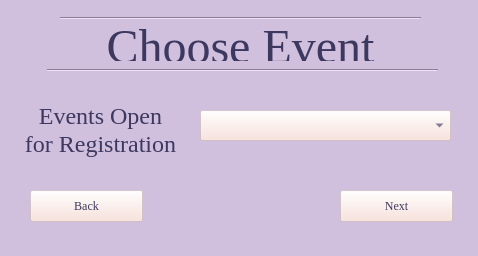
<?xml version="1.0" encoding="UTF-8"?>
<ui version="4.0">
 <class>JudgeEvent</class>
 <widget class="QWidget" name="JudgeEvent">
  <property name="geometry">
   <rect>
    <x>0</x>
    <y>0</y>
    <width>478</width>
    <height>256</height>
   </rect>
  </property>
  <property name="minimumSize">
   <size>
    <width>478</width>
    <height>256</height>
   </size>
  </property>
  <property name="maximumSize">
   <size>
    <width>478</width>
    <height>256</height>
   </size>
  </property>
  <property name="windowTitle">
   <string>Confirm Event</string>
  </property>
  <property name="styleSheet">
   <string notr="true">background-color: rgb(208, 192, 221);</string>
  </property>
  <widget class="QPushButton" name="Back">
   <property name="geometry">
    <rect>
     <x>30</x>
     <y>190</y>
     <width>113</width>
     <height>32</height>
    </rect>
   </property>
   <property name="palette">
    <palette>
     <active>
      <colorrole role="WindowText">
       <brush brushstyle="SolidPattern">
        <color alpha="255">
         <red>249</red>
         <green>222</green>
         <blue>214</blue>
        </color>
       </brush>
      </colorrole>
      <colorrole role="Button">
       <brush brushstyle="SolidPattern">
        <color alpha="99">
         <red>249</red>
         <green>222</green>
         <blue>214</blue>
        </color>
       </brush>
      </colorrole>
      <colorrole role="Text">
       <brush brushstyle="SolidPattern">
        <color alpha="255">
         <red>60</red>
         <green>56</green>
         <blue>95</blue>
        </color>
       </brush>
      </colorrole>
      <colorrole role="ButtonText">
       <brush brushstyle="SolidPattern">
        <color alpha="255">
         <red>60</red>
         <green>56</green>
         <blue>95</blue>
        </color>
       </brush>
      </colorrole>
      <colorrole role="Base">
       <brush brushstyle="SolidPattern">
        <color alpha="99">
         <red>249</red>
         <green>222</green>
         <blue>214</blue>
        </color>
       </brush>
      </colorrole>
      <colorrole role="Window">
       <brush brushstyle="SolidPattern">
        <color alpha="99">
         <red>249</red>
         <green>222</green>
         <blue>214</blue>
        </color>
       </brush>
      </colorrole>
     </active>
     <inactive>
      <colorrole role="WindowText">
       <brush brushstyle="SolidPattern">
        <color alpha="255">
         <red>249</red>
         <green>222</green>
         <blue>214</blue>
        </color>
       </brush>
      </colorrole>
      <colorrole role="Button">
       <brush brushstyle="SolidPattern">
        <color alpha="99">
         <red>249</red>
         <green>222</green>
         <blue>214</blue>
        </color>
       </brush>
      </colorrole>
      <colorrole role="Text">
       <brush brushstyle="SolidPattern">
        <color alpha="255">
         <red>60</red>
         <green>56</green>
         <blue>95</blue>
        </color>
       </brush>
      </colorrole>
      <colorrole role="ButtonText">
       <brush brushstyle="SolidPattern">
        <color alpha="255">
         <red>60</red>
         <green>56</green>
         <blue>95</blue>
        </color>
       </brush>
      </colorrole>
      <colorrole role="Base">
       <brush brushstyle="SolidPattern">
        <color alpha="99">
         <red>249</red>
         <green>222</green>
         <blue>214</blue>
        </color>
       </brush>
      </colorrole>
      <colorrole role="Window">
       <brush brushstyle="SolidPattern">
        <color alpha="99">
         <red>249</red>
         <green>222</green>
         <blue>214</blue>
        </color>
       </brush>
      </colorrole>
     </inactive>
     <disabled>
      <colorrole role="WindowText">
       <brush brushstyle="SolidPattern">
        <color alpha="255">
         <red>127</red>
         <green>127</green>
         <blue>127</blue>
        </color>
       </brush>
      </colorrole>
      <colorrole role="Button">
       <brush brushstyle="SolidPattern">
        <color alpha="99">
         <red>249</red>
         <green>222</green>
         <blue>214</blue>
        </color>
       </brush>
      </colorrole>
      <colorrole role="Text">
       <brush brushstyle="SolidPattern">
        <color alpha="255">
         <red>127</red>
         <green>127</green>
         <blue>127</blue>
        </color>
       </brush>
      </colorrole>
      <colorrole role="ButtonText">
       <brush brushstyle="SolidPattern">
        <color alpha="255">
         <red>148</red>
         <green>148</green>
         <blue>148</blue>
        </color>
       </brush>
      </colorrole>
      <colorrole role="Base">
       <brush brushstyle="SolidPattern">
        <color alpha="99">
         <red>249</red>
         <green>222</green>
         <blue>214</blue>
        </color>
       </brush>
      </colorrole>
      <colorrole role="Window">
       <brush brushstyle="SolidPattern">
        <color alpha="99">
         <red>249</red>
         <green>222</green>
         <blue>214</blue>
        </color>
       </brush>
      </colorrole>
     </disabled>
    </palette>
   </property>
   <property name="font">
    <font>
     <family>Georgia</family>
    </font>
   </property>
   <property name="styleSheet">
    <string notr="true">background-color: rgb(249, 222, 214,99);</string>
   </property>
   <property name="text">
    <string>Back</string>
   </property>
  </widget>
  <widget class="Line" name="line">
   <property name="geometry">
    <rect>
     <x>47</x>
     <y>60</y>
     <width>391</width>
     <height>20</height>
    </rect>
   </property>
   <property name="orientation">
    <enum>Qt::Horizontal</enum>
   </property>
  </widget>
  <widget class="QComboBox" name="JudgeEventBox">
   <property name="geometry">
    <rect>
     <x>200</x>
     <y>110</y>
     <width>251</width>
     <height>31</height>
    </rect>
   </property>
   <property name="palette">
    <palette>
     <active>
      <colorrole role="WindowText">
       <brush brushstyle="SolidPattern">
        <color alpha="255">
         <red>249</red>
         <green>222</green>
         <blue>214</blue>
        </color>
       </brush>
      </colorrole>
      <colorrole role="Button">
       <brush brushstyle="SolidPattern">
        <color alpha="99">
         <red>249</red>
         <green>222</green>
         <blue>214</blue>
        </color>
       </brush>
      </colorrole>
      <colorrole role="Light">
       <brush brushstyle="SolidPattern">
        <color alpha="255">
         <red>249</red>
         <green>222</green>
         <blue>214</blue>
        </color>
       </brush>
      </colorrole>
      <colorrole role="Midlight">
       <brush brushstyle="SolidPattern">
        <color alpha="255">
         <red>60</red>
         <green>56</green>
         <blue>95</blue>
        </color>
       </brush>
      </colorrole>
      <colorrole role="Text">
       <brush brushstyle="SolidPattern">
        <color alpha="255">
         <red>60</red>
         <green>56</green>
         <blue>95</blue>
        </color>
       </brush>
      </colorrole>
      <colorrole role="BrightText">
       <brush brushstyle="SolidPattern">
        <color alpha="255">
         <red>60</red>
         <green>56</green>
         <blue>95</blue>
        </color>
       </brush>
      </colorrole>
      <colorrole role="ButtonText">
       <brush brushstyle="SolidPattern">
        <color alpha="255">
         <red>60</red>
         <green>56</green>
         <blue>95</blue>
        </color>
       </brush>
      </colorrole>
      <colorrole role="Base">
       <brush brushstyle="SolidPattern">
        <color alpha="99">
         <red>249</red>
         <green>222</green>
         <blue>214</blue>
        </color>
       </brush>
      </colorrole>
      <colorrole role="Window">
       <brush brushstyle="SolidPattern">
        <color alpha="99">
         <red>249</red>
         <green>222</green>
         <blue>214</blue>
        </color>
       </brush>
      </colorrole>
      <colorrole role="AlternateBase">
       <brush brushstyle="SolidPattern">
        <color alpha="255">
         <red>249</red>
         <green>222</green>
         <blue>214</blue>
        </color>
       </brush>
      </colorrole>
      <colorrole role="NoRole">
       <brush brushstyle="SolidPattern">
        <color alpha="255">
         <red>60</red>
         <green>56</green>
         <blue>95</blue>
        </color>
       </brush>
      </colorrole>
     </active>
     <inactive>
      <colorrole role="WindowText">
       <brush brushstyle="SolidPattern">
        <color alpha="255">
         <red>249</red>
         <green>222</green>
         <blue>214</blue>
        </color>
       </brush>
      </colorrole>
      <colorrole role="Button">
       <brush brushstyle="SolidPattern">
        <color alpha="99">
         <red>249</red>
         <green>222</green>
         <blue>214</blue>
        </color>
       </brush>
      </colorrole>
      <colorrole role="Light">
       <brush brushstyle="SolidPattern">
        <color alpha="255">
         <red>249</red>
         <green>222</green>
         <blue>214</blue>
        </color>
       </brush>
      </colorrole>
      <colorrole role="Midlight">
       <brush brushstyle="SolidPattern">
        <color alpha="255">
         <red>60</red>
         <green>56</green>
         <blue>95</blue>
        </color>
       </brush>
      </colorrole>
      <colorrole role="Text">
       <brush brushstyle="SolidPattern">
        <color alpha="255">
         <red>60</red>
         <green>56</green>
         <blue>95</blue>
        </color>
       </brush>
      </colorrole>
      <colorrole role="BrightText">
       <brush brushstyle="SolidPattern">
        <color alpha="255">
         <red>60</red>
         <green>56</green>
         <blue>95</blue>
        </color>
       </brush>
      </colorrole>
      <colorrole role="ButtonText">
       <brush brushstyle="SolidPattern">
        <color alpha="255">
         <red>60</red>
         <green>56</green>
         <blue>95</blue>
        </color>
       </brush>
      </colorrole>
      <colorrole role="Base">
       <brush brushstyle="SolidPattern">
        <color alpha="99">
         <red>249</red>
         <green>222</green>
         <blue>214</blue>
        </color>
       </brush>
      </colorrole>
      <colorrole role="Window">
       <brush brushstyle="SolidPattern">
        <color alpha="99">
         <red>249</red>
         <green>222</green>
         <blue>214</blue>
        </color>
       </brush>
      </colorrole>
      <colorrole role="AlternateBase">
       <brush brushstyle="SolidPattern">
        <color alpha="255">
         <red>249</red>
         <green>222</green>
         <blue>214</blue>
        </color>
       </brush>
      </colorrole>
      <colorrole role="NoRole">
       <brush brushstyle="SolidPattern">
        <color alpha="255">
         <red>60</red>
         <green>56</green>
         <blue>95</blue>
        </color>
       </brush>
      </colorrole>
     </inactive>
     <disabled>
      <colorrole role="WindowText">
       <brush brushstyle="SolidPattern">
        <color alpha="255">
         <red>127</red>
         <green>127</green>
         <blue>127</blue>
        </color>
       </brush>
      </colorrole>
      <colorrole role="Button">
       <brush brushstyle="SolidPattern">
        <color alpha="99">
         <red>249</red>
         <green>222</green>
         <blue>214</blue>
        </color>
       </brush>
      </colorrole>
      <colorrole role="Light">
       <brush brushstyle="SolidPattern">
        <color alpha="255">
         <red>249</red>
         <green>222</green>
         <blue>214</blue>
        </color>
       </brush>
      </colorrole>
      <colorrole role="Midlight">
       <brush brushstyle="SolidPattern">
        <color alpha="255">
         <red>60</red>
         <green>56</green>
         <blue>95</blue>
        </color>
       </brush>
      </colorrole>
      <colorrole role="Text">
       <brush brushstyle="SolidPattern">
        <color alpha="255">
         <red>127</red>
         <green>127</green>
         <blue>127</blue>
        </color>
       </brush>
      </colorrole>
      <colorrole role="BrightText">
       <brush brushstyle="SolidPattern">
        <color alpha="255">
         <red>60</red>
         <green>56</green>
         <blue>95</blue>
        </color>
       </brush>
      </colorrole>
      <colorrole role="ButtonText">
       <brush brushstyle="SolidPattern">
        <color alpha="255">
         <red>148</red>
         <green>148</green>
         <blue>148</blue>
        </color>
       </brush>
      </colorrole>
      <colorrole role="Base">
       <brush brushstyle="SolidPattern">
        <color alpha="99">
         <red>249</red>
         <green>222</green>
         <blue>214</blue>
        </color>
       </brush>
      </colorrole>
      <colorrole role="Window">
       <brush brushstyle="SolidPattern">
        <color alpha="99">
         <red>249</red>
         <green>222</green>
         <blue>214</blue>
        </color>
       </brush>
      </colorrole>
      <colorrole role="AlternateBase">
       <brush brushstyle="SolidPattern">
        <color alpha="255">
         <red>249</red>
         <green>222</green>
         <blue>214</blue>
        </color>
       </brush>
      </colorrole>
      <colorrole role="NoRole">
       <brush brushstyle="SolidPattern">
        <color alpha="255">
         <red>60</red>
         <green>56</green>
         <blue>95</blue>
        </color>
       </brush>
      </colorrole>
     </disabled>
    </palette>
   </property>
   <property name="font">
    <font>
     <family>Georgia</family>
    </font>
   </property>
   <property name="styleSheet">
    <string notr="true">background-color: rgb(249, 222, 214,99);</string>
   </property>
   <property name="insertPolicy">
    <enum>QComboBox::NoInsert</enum>
   </property>
   <property name="minimumContentsLength">
    <number>2</number>
   </property>
  </widget>
  <widget class="QLabel" name="label_5">
   <property name="geometry">
    <rect>
     <x>10</x>
     <y>100</y>
     <width>181</width>
     <height>61</height>
    </rect>
   </property>
   <property name="font">
    <font>
     <family>Georgia</family>
     <pointsize>17</pointsize>
    </font>
   </property>
   <property name="text">
    <string>&lt;html&gt;&lt;head/&gt;&lt;body&gt;&lt;p align=&quot;center&quot;&gt;&lt;span style=&quot; font-size:18pt; color:#3c385f;&quot;&gt;Events Open &lt;br/&gt;for Registration&lt;/span&gt;&lt;/p&gt;&lt;/body&gt;&lt;/html&gt;</string>
   </property>
  </widget>
  <widget class="Line" name="line_2">
   <property name="geometry">
    <rect>
     <x>60</x>
     <y>10</y>
     <width>361</width>
     <height>16</height>
    </rect>
   </property>
   <property name="orientation">
    <enum>Qt::Horizontal</enum>
   </property>
  </widget>
  <widget class="QLabel" name="label">
   <property name="geometry">
    <rect>
     <x>60</x>
     <y>20</y>
     <width>361</width>
     <height>41</height>
    </rect>
   </property>
   <property name="font">
    <font>
     <family>Georgia</family>
     <pointsize>24</pointsize>
    </font>
   </property>
   <property name="text">
    <string>&lt;html&gt;&lt;head/&gt;&lt;body&gt;&lt;p align=&quot;center&quot;&gt;&lt;span style=&quot; font-size:36pt; color:#3c385f;&quot;&gt;Choose Event&lt;/span&gt;&lt;/p&gt;&lt;/body&gt;&lt;/html&gt;</string>
   </property>
  </widget>
  <widget class="QPushButton" name="Next">
   <property name="geometry">
    <rect>
     <x>340</x>
     <y>190</y>
     <width>113</width>
     <height>32</height>
    </rect>
   </property>
   <property name="palette">
    <palette>
     <active>
      <colorrole role="WindowText">
       <brush brushstyle="SolidPattern">
        <color alpha="255">
         <red>249</red>
         <green>222</green>
         <blue>214</blue>
        </color>
       </brush>
      </colorrole>
      <colorrole role="Button">
       <brush brushstyle="SolidPattern">
        <color alpha="99">
         <red>249</red>
         <green>222</green>
         <blue>214</blue>
        </color>
       </brush>
      </colorrole>
      <colorrole role="Text">
       <brush brushstyle="SolidPattern">
        <color alpha="255">
         <red>60</red>
         <green>56</green>
         <blue>95</blue>
        </color>
       </brush>
      </colorrole>
      <colorrole role="ButtonText">
       <brush brushstyle="SolidPattern">
        <color alpha="255">
         <red>60</red>
         <green>56</green>
         <blue>95</blue>
        </color>
       </brush>
      </colorrole>
      <colorrole role="Base">
       <brush brushstyle="SolidPattern">
        <color alpha="99">
         <red>249</red>
         <green>222</green>
         <blue>214</blue>
        </color>
       </brush>
      </colorrole>
      <colorrole role="Window">
       <brush brushstyle="SolidPattern">
        <color alpha="99">
         <red>249</red>
         <green>222</green>
         <blue>214</blue>
        </color>
       </brush>
      </colorrole>
     </active>
     <inactive>
      <colorrole role="WindowText">
       <brush brushstyle="SolidPattern">
        <color alpha="255">
         <red>249</red>
         <green>222</green>
         <blue>214</blue>
        </color>
       </brush>
      </colorrole>
      <colorrole role="Button">
       <brush brushstyle="SolidPattern">
        <color alpha="99">
         <red>249</red>
         <green>222</green>
         <blue>214</blue>
        </color>
       </brush>
      </colorrole>
      <colorrole role="Text">
       <brush brushstyle="SolidPattern">
        <color alpha="255">
         <red>60</red>
         <green>56</green>
         <blue>95</blue>
        </color>
       </brush>
      </colorrole>
      <colorrole role="ButtonText">
       <brush brushstyle="SolidPattern">
        <color alpha="255">
         <red>60</red>
         <green>56</green>
         <blue>95</blue>
        </color>
       </brush>
      </colorrole>
      <colorrole role="Base">
       <brush brushstyle="SolidPattern">
        <color alpha="99">
         <red>249</red>
         <green>222</green>
         <blue>214</blue>
        </color>
       </brush>
      </colorrole>
      <colorrole role="Window">
       <brush brushstyle="SolidPattern">
        <color alpha="99">
         <red>249</red>
         <green>222</green>
         <blue>214</blue>
        </color>
       </brush>
      </colorrole>
     </inactive>
     <disabled>
      <colorrole role="WindowText">
       <brush brushstyle="SolidPattern">
        <color alpha="255">
         <red>127</red>
         <green>127</green>
         <blue>127</blue>
        </color>
       </brush>
      </colorrole>
      <colorrole role="Button">
       <brush brushstyle="SolidPattern">
        <color alpha="99">
         <red>249</red>
         <green>222</green>
         <blue>214</blue>
        </color>
       </brush>
      </colorrole>
      <colorrole role="Text">
       <brush brushstyle="SolidPattern">
        <color alpha="255">
         <red>127</red>
         <green>127</green>
         <blue>127</blue>
        </color>
       </brush>
      </colorrole>
      <colorrole role="ButtonText">
       <brush brushstyle="SolidPattern">
        <color alpha="255">
         <red>148</red>
         <green>148</green>
         <blue>148</blue>
        </color>
       </brush>
      </colorrole>
      <colorrole role="Base">
       <brush brushstyle="SolidPattern">
        <color alpha="99">
         <red>249</red>
         <green>222</green>
         <blue>214</blue>
        </color>
       </brush>
      </colorrole>
      <colorrole role="Window">
       <brush brushstyle="SolidPattern">
        <color alpha="99">
         <red>249</red>
         <green>222</green>
         <blue>214</blue>
        </color>
       </brush>
      </colorrole>
     </disabled>
    </palette>
   </property>
   <property name="font">
    <font>
     <family>Georgia</family>
    </font>
   </property>
   <property name="styleSheet">
    <string notr="true">background-color: rgb(249, 222, 214,99);</string>
   </property>
   <property name="text">
    <string>Next</string>
   </property>
  </widget>
 </widget>
 <resources/>
 <connections/>
</ui>
